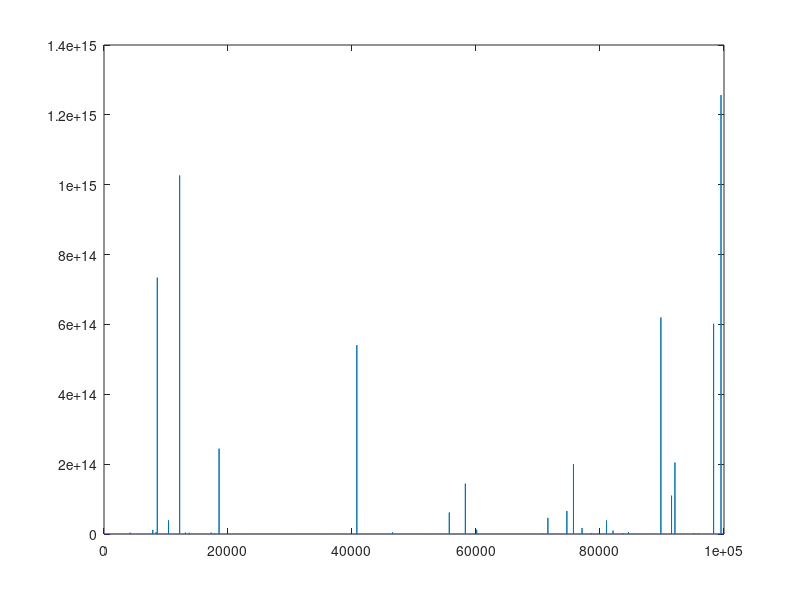

This figure's MATLAB source:
%% Monte Carlo
N = 1e5;
% U = rand(N, 1)*2*pi
% mean(sin(U).^2)

X = exprnd(4, N, 1);
Y = normrnd(0, 1, N, 1);
Z = exp(X).^(cos(Y));
plot(Z)
median(Z)
